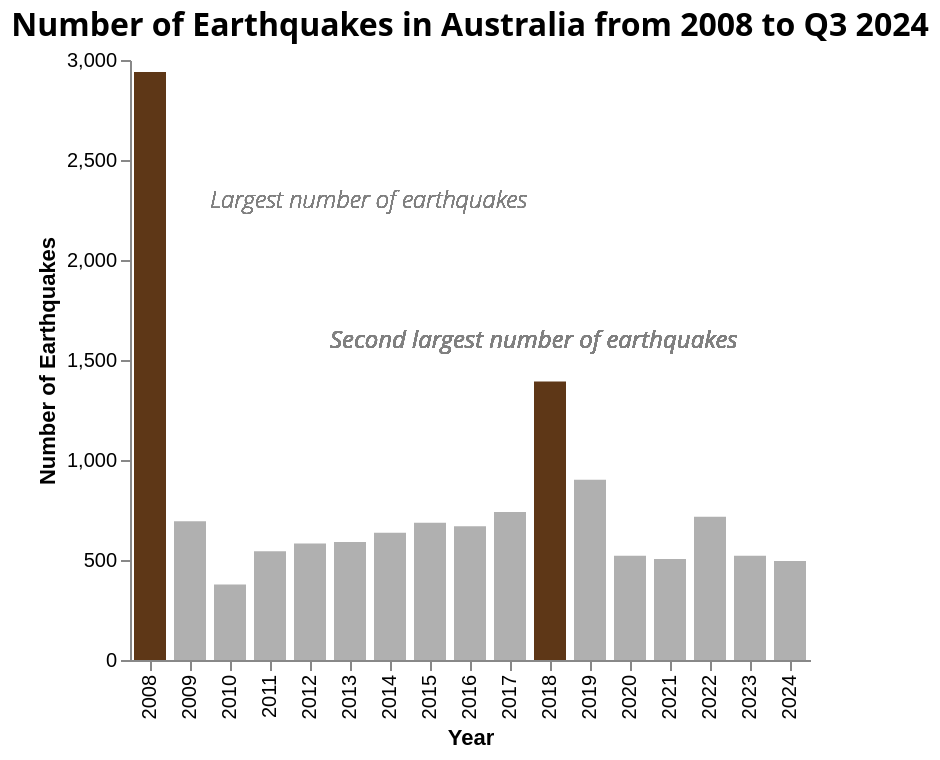

Write the Vega-Lite specification saved for this chart.
### Vega-Lite specification from a JSON file in a GitHub repository (floating-point values rounded to 4 significant figures)
{"$schema": "https://vega.github.io/schema/vega-lite/v5.json", "background": "transparent", "title": {"text": "Number of Earthquakes in Australia from 2008 to Q3 2024", "fontSize": 16, "anchor": "middle", "align": "center", "font": "Open Sans, sans-serif"}, "data": {"values": [{"Year": "2008", "Number of Earthquakes": 2940}, {"Year": "2009", "Number of Earthquakes": 694}, {"Year": "2010", "Number of Earthquakes": 378}, {"Year": "2011", "Number of Earthquakes": 544}, {"Year": "2012", "Number of Earthquakes": 582}, {"Year": "2013", "Number of Earthquakes": 590}, {"Year": "2014", "Number of Earthquakes": 636}, {"Year": "2015", "Number of Earthquakes": 686}, {"Year": "2016", "Number of Earthquakes": 669}, {"Year": "2017", "Number of Earthquakes": 740}, {"Year": "2018", "Number of Earthquakes": 1392}, {"Year": "2019", "Number of Earthquakes": 901}, {"Year": "2020", "Number of Earthquakes": 521}, {"Year": "2021", "Number of Earthquakes": 505}, {"Year": "2022", "Number of Earthquakes": 716}, {"Year": "2023", "Number of Earthquakes": 521}, {"Year": "2024", "Number of Earthquakes": 495}]}, "layer": [{"mark": {"type": "bar", "stroke": null, "cursor": "pointer"}, "encoding": {"x": {"field": "Year", "type": "ordinal", "axis": {"grid": false}}, "y": {"field": "Number of Earthquakes", "type": "quantitative", "axis": {"grid": false}}, "fill": {"condition": {"test": "datum.Year === '2008' || datum.Year === '2018'", "value": "#5e3717"}, "value": "#B0B0B0"}, "tooltip": [{"field": "Year", "type": "ordinal"}, {"field": "Number of Earthquakes", "type": "quantitative", "title": "Total Number of Earthquakes"}]}}, {"mark": {"type": "text", "align": "left", "baseline": "middle", "dx": -130, "dy": -80, "fontSize": 12, "fontStyle": "italic", "font": "Open Sans, sans-serif", "fontWeight": 40}, "encoding": {"text": {"value": "Largest number of earthquakes"}, "color": {"value": "gray"}}}, {"mark": {"type": "text", "align": "left", "baseline": "middle", "dx": -70, "dy": -10, "fontSize": 12, "fontStyle": "italic", "font": "Open Sans, sans-serif"}, "encoding": {"text": {"value": "Second largest number of earthquakes"}, "color": {"value": "gray"}}}], "config": {"view": {"stroke": null}, "scale": {"bandPaddingInner": 0.2, "font": "Open Sans, sans-serif"}}}
